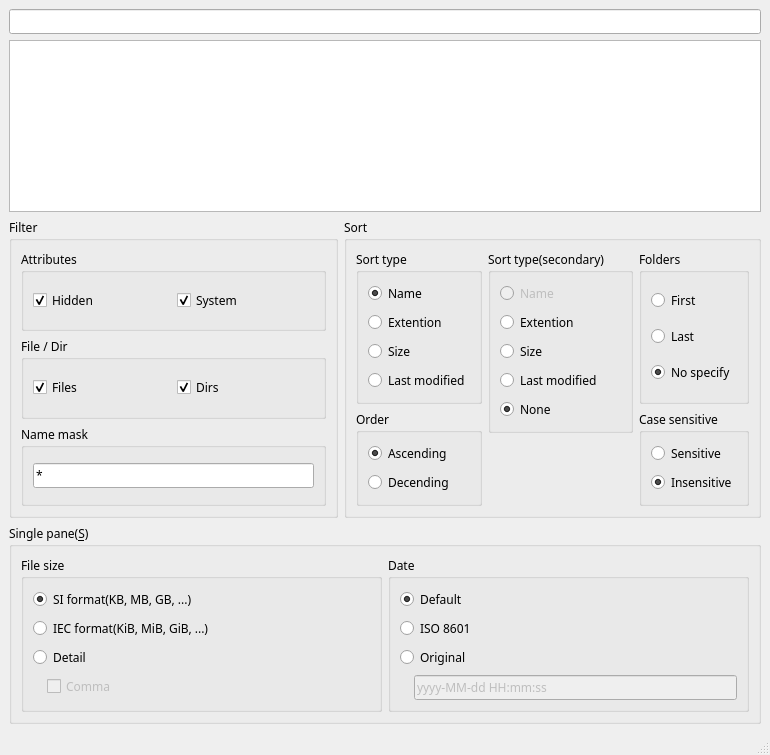
<?xml version="1.0" encoding="UTF-8"?>
<ui version="4.0">
 <class>MainWindow</class>
 <widget class="QMainWindow" name="MainWindow">
  <property name="geometry">
   <rect>
    <x>0</x>
    <y>0</y>
    <width>770</width>
    <height>755</height>
   </rect>
  </property>
  <property name="font">
   <font>
    <family>.SF NS Text</family>
   </font>
  </property>
  <property name="windowTitle">
   <string>MainWindow</string>
  </property>
  <widget class="QWidget" name="centralwidget">
   <layout class="QGridLayout" name="gridLayout_2" rowstretch="0,1,0,0" columnstretch="1,1">
    <item row="2" column="0">
     <widget class="QGroupBox" name="filterGroupBox">
      <property name="title">
       <string>Filter</string>
      </property>
      <layout class="QVBoxLayout" name="verticalLayout">
       <item>
        <widget class="QGroupBox" name="attrFilterGroupBox">
         <property name="title">
          <string>Attributes</string>
         </property>
         <layout class="QHBoxLayout" name="horizontalLayout_2">
          <item>
           <widget class="QCheckBox" name="hiddenFilterCheckBox">
            <property name="text">
             <string>Hidden</string>
            </property>
            <property name="checked">
             <bool>true</bool>
            </property>
           </widget>
          </item>
          <item>
           <widget class="QCheckBox" name="systemFilterCheckBox">
            <property name="text">
             <string>System</string>
            </property>
            <property name="checked">
             <bool>true</bool>
            </property>
           </widget>
          </item>
         </layout>
        </widget>
       </item>
       <item>
        <widget class="QGroupBox" name="fileDirFilterGroupBox">
         <property name="title">
          <string>File / Dir</string>
         </property>
         <layout class="QHBoxLayout" name="horizontalLayout">
          <item>
           <widget class="QCheckBox" name="filesFilterCheckBox">
            <property name="text">
             <string>Files</string>
            </property>
            <property name="checked">
             <bool>true</bool>
            </property>
           </widget>
          </item>
          <item>
           <widget class="QCheckBox" name="dirsFilterCheckBox">
            <property name="text">
             <string>Dirs</string>
            </property>
            <property name="checked">
             <bool>true</bool>
            </property>
           </widget>
          </item>
         </layout>
        </widget>
       </item>
       <item>
        <widget class="QGroupBox" name="nameMaskFilterGroupBox">
         <property name="title">
          <string>Name mask</string>
         </property>
         <layout class="QHBoxLayout" name="horizontalLayout_3">
          <item>
           <widget class="QLineEdit" name="nameMaskFilterLineEdit">
            <property name="text">
             <string>*</string>
            </property>
            <property name="placeholderText">
             <string>*.txt d???.jpg</string>
            </property>
           </widget>
          </item>
         </layout>
        </widget>
       </item>
      </layout>
     </widget>
    </item>
    <item row="1" column="0" colspan="2">
     <widget class="QTableView" name="folderView">
      <property name="selectionBehavior">
       <enum>QAbstractItemView::SelectRows</enum>
      </property>
      <attribute name="verticalHeaderVisible">
       <bool>false</bool>
      </attribute>
     </widget>
    </item>
    <item row="0" column="0" colspan="2">
     <widget class="QLineEdit" name="currentPathLineEdit">
      <property name="readOnly">
       <bool>true</bool>
      </property>
     </widget>
    </item>
    <item row="2" column="1">
     <widget class="QGroupBox" name="sortGroupBox">
      <property name="title">
       <string>Sort</string>
      </property>
      <layout class="QGridLayout" name="gridLayout">
       <item row="0" column="0">
        <widget class="QGroupBox" name="sortTypeGroupBox">
         <property name="title">
          <string>Sort type</string>
         </property>
         <layout class="QVBoxLayout" name="verticalLayout_2">
          <item>
           <widget class="QRadioButton" name="nameSortRadioButton">
            <property name="text">
             <string>Name</string>
            </property>
            <property name="checked">
             <bool>true</bool>
            </property>
           </widget>
          </item>
          <item>
           <widget class="QRadioButton" name="extSortRadioButton">
            <property name="text">
             <string>Extention</string>
            </property>
           </widget>
          </item>
          <item>
           <widget class="QRadioButton" name="sizeSortRadioButton">
            <property name="text">
             <string>Size</string>
            </property>
           </widget>
          </item>
          <item>
           <widget class="QRadioButton" name="lastModifiedSortRadioButton">
            <property name="text">
             <string>Last modified</string>
            </property>
           </widget>
          </item>
         </layout>
        </widget>
       </item>
       <item row="0" column="2">
        <widget class="QGroupBox" name="foldersGroupBox">
         <property name="title">
          <string>Folders</string>
         </property>
         <layout class="QVBoxLayout" name="verticalLayout_4">
          <item>
           <widget class="QRadioButton" name="firstFoldersRadioButton">
            <property name="text">
             <string>First</string>
            </property>
           </widget>
          </item>
          <item>
           <widget class="QRadioButton" name="lastFoldersRadioButton">
            <property name="text">
             <string>Last</string>
            </property>
           </widget>
          </item>
          <item>
           <widget class="QRadioButton" name="NoSpecifyRadioButton">
            <property name="text">
             <string>No specify</string>
            </property>
            <property name="checked">
             <bool>true</bool>
            </property>
           </widget>
          </item>
         </layout>
        </widget>
       </item>
       <item row="0" column="1" rowspan="3">
        <widget class="QGroupBox" name="sortType2ndGroupBox">
         <property name="title">
          <string>Sort type(secondary)</string>
         </property>
         <layout class="QVBoxLayout" name="verticalLayout_3">
          <item>
           <widget class="QRadioButton" name="nameSort2ndRadioButton">
            <property name="enabled">
             <bool>false</bool>
            </property>
            <property name="text">
             <string>Name</string>
            </property>
           </widget>
          </item>
          <item>
           <widget class="QRadioButton" name="extSort2ndRadioButton">
            <property name="text">
             <string>Extention</string>
            </property>
           </widget>
          </item>
          <item>
           <widget class="QRadioButton" name="sizeSort2ndRadioButton">
            <property name="text">
             <string>Size</string>
            </property>
           </widget>
          </item>
          <item>
           <widget class="QRadioButton" name="lastModifiedSort2ndRadioButton">
            <property name="text">
             <string>Last modified</string>
            </property>
           </widget>
          </item>
          <item>
           <widget class="QRadioButton" name="noneSort2ndRadioButton">
            <property name="text">
             <string>None</string>
            </property>
            <property name="checked">
             <bool>true</bool>
            </property>
           </widget>
          </item>
         </layout>
        </widget>
       </item>
       <item row="1" column="0" rowspan="3">
        <widget class="QGroupBox" name="orderGroupBox">
         <property name="title">
          <string>Order</string>
         </property>
         <layout class="QVBoxLayout" name="verticalLayout_6">
          <item>
           <widget class="QRadioButton" name="ascendingRadioButton">
            <property name="text">
             <string>Ascending</string>
            </property>
            <property name="checked">
             <bool>true</bool>
            </property>
           </widget>
          </item>
          <item>
           <widget class="QRadioButton" name="decendingRadioButton">
            <property name="text">
             <string>Decending</string>
            </property>
           </widget>
          </item>
         </layout>
        </widget>
       </item>
       <item row="3" column="1">
        <spacer name="verticalSpacer">
         <property name="orientation">
          <enum>Qt::Vertical</enum>
         </property>
         <property name="sizeHint" stdset="0">
          <size>
           <width>20</width>
           <height>40</height>
          </size>
         </property>
        </spacer>
       </item>
       <item row="1" column="2" rowspan="3">
        <widget class="QGroupBox" name="caseSensitiveGroupBox">
         <property name="title">
          <string>Case sensitive</string>
         </property>
         <layout class="QVBoxLayout" name="verticalLayout_5">
          <item>
           <widget class="QRadioButton" name="sensitiveRadioButton">
            <property name="text">
             <string>Sensitive</string>
            </property>
           </widget>
          </item>
          <item>
           <widget class="QRadioButton" name="InsensitiveRadioButton">
            <property name="text">
             <string>Insensitive</string>
            </property>
            <property name="checked">
             <bool>true</bool>
            </property>
           </widget>
          </item>
         </layout>
        </widget>
       </item>
      </layout>
     </widget>
    </item>
    <item row="3" column="0" colspan="2">
     <widget class="QGroupBox" name="formatGroupBox">
      <property name="title">
       <string>Single pane(&amp;S)</string>
      </property>
      <layout class="QHBoxLayout" name="horizontalLayout_5" stretch="1,1">
       <item>
        <widget class="QGroupBox" name="formatFileSizeGroupBox">
         <property name="title">
          <string>File size</string>
         </property>
         <layout class="QGridLayout" name="gridLayout_21" columnstretch="0,1,0">
          <item row="3" column="1" colspan="2">
           <widget class="QCheckBox" name="formatFileSizeCommaCheckBox">
            <property name="enabled">
             <bool>false</bool>
            </property>
            <property name="text">
             <string>Comma</string>
            </property>
           </widget>
          </item>
          <item row="0" column="0" colspan="3">
           <widget class="QRadioButton" name="formatFileSizeSIRadioButton">
            <property name="text">
             <string>SI format(KB, MB, GB, ...)</string>
            </property>
            <property name="checked">
             <bool>true</bool>
            </property>
           </widget>
          </item>
          <item row="3" column="0">
           <spacer name="horizontalSpacer_5">
            <property name="orientation">
             <enum>Qt::Horizontal</enum>
            </property>
            <property name="sizeType">
             <enum>QSizePolicy::Fixed</enum>
            </property>
            <property name="sizeHint" stdset="0">
             <size>
              <width>8</width>
              <height>12</height>
             </size>
            </property>
           </spacer>
          </item>
          <item row="2" column="0" colspan="3">
           <widget class="QRadioButton" name="formatFileSizeDetailRadioButton">
            <property name="text">
             <string>Detail</string>
            </property>
           </widget>
          </item>
          <item row="1" column="0" colspan="3">
           <widget class="QRadioButton" name="formatFileSizeIecRadioButton">
            <property name="text">
             <string>IEC format(KiB, MiB, GiB, ...)</string>
            </property>
           </widget>
          </item>
         </layout>
        </widget>
       </item>
       <item>
        <widget class="QGroupBox" name="formatDateGroupBox">
         <property name="title">
          <string>Date</string>
         </property>
         <layout class="QGridLayout" name="gridLayout_22" columnstretch="0,1,0" columnminimumwidth="0,0,0">
          <item row="3" column="1" colspan="2">
           <widget class="QLineEdit" name="formatDateOriginalLineEdit">
            <property name="enabled">
             <bool>false</bool>
            </property>
            <property name="text">
             <string>yyyy-MM-dd HH:mm:ss</string>
            </property>
           </widget>
          </item>
          <item row="0" column="0" colspan="3">
           <widget class="QRadioButton" name="formatDateDefaultRadioButton">
            <property name="text">
             <string>Default</string>
            </property>
            <property name="checked">
             <bool>true</bool>
            </property>
           </widget>
          </item>
          <item row="3" column="0">
           <spacer name="horizontalSpacer_6">
            <property name="orientation">
             <enum>Qt::Horizontal</enum>
            </property>
            <property name="sizeType">
             <enum>QSizePolicy::Fixed</enum>
            </property>
            <property name="sizeHint" stdset="0">
             <size>
              <width>8</width>
              <height>12</height>
             </size>
            </property>
           </spacer>
          </item>
          <item row="1" column="0" colspan="3">
           <widget class="QRadioButton" name="formatDateISORadioButton">
            <property name="text">
             <string>ISO 8601</string>
            </property>
           </widget>
          </item>
          <item row="2" column="0" colspan="3">
           <widget class="QRadioButton" name="formatDateOriginalRadioButton">
            <property name="text">
             <string>Original</string>
            </property>
           </widget>
          </item>
         </layout>
        </widget>
       </item>
      </layout>
     </widget>
    </item>
   </layout>
  </widget>
  <widget class="QMenuBar" name="menubar">
   <property name="geometry">
    <rect>
     <x>0</x>
     <y>0</y>
     <width>770</width>
     <height>22</height>
    </rect>
   </property>
  </widget>
  <widget class="QStatusBar" name="statusbar"/>
 </widget>
 <resources/>
 <connections/>
</ui>
